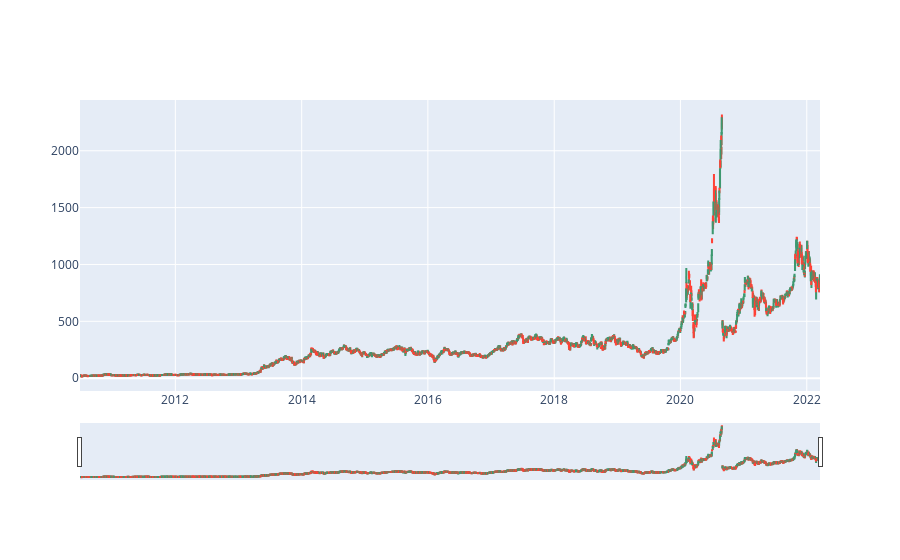

Source (notebook cell):
### Code cell
fig = go.Figure(data=[go.Candlestick(x=df_tesla.timestamp,
                open=df_tesla.open,
                high=df_tesla.high,
                low=df_tesla.low,
                close=df_tesla.close)])

#fig.update_layout(xaxis_rangeslider_visible=False)
fig.show()

### Figure 1 — Plotly figure (JSON) as saved in the notebook; plotly's stock layout.template omitted (floating-point values rounded to 4 significant figures; data arrays with more than 128 entries replaced by an {"elided": "..."} marker saying what was removed)
{"data": [{"close": {"elided": "2952 float values"}, "high": {"elided": "2952 float values"}, "low": {"elided": "2952 float values"}, "open": {"elided": "2952 float values"}, "type": "candlestick", "x": {"elided": "2952 str values"}}], "layout": {}}
